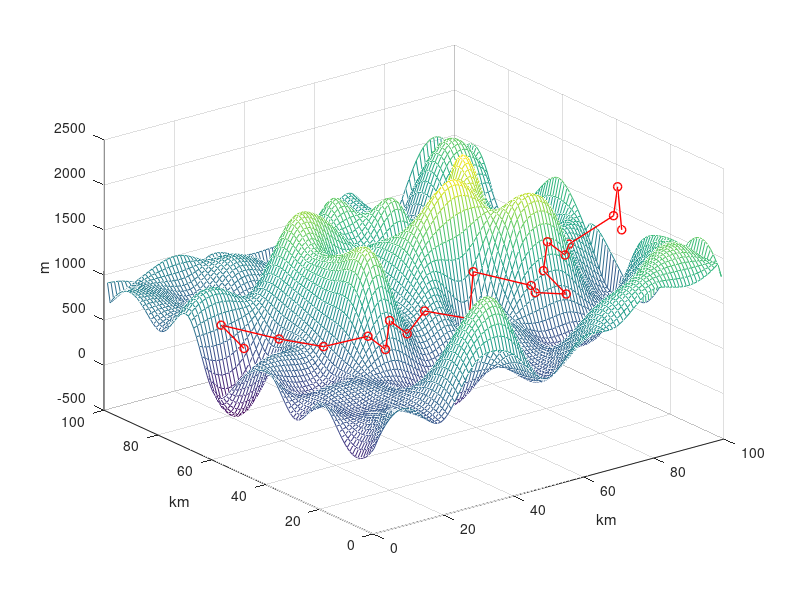

Here is the MATLAB script that generated this plot:
clc
clear

h=[1800 2200 1900 2400 2300 2100 2500 2400 2700 2600 2900
   1600 2000 2000 2600 2900 2000 2000 2500 2700 3000 2800
   2100 1900 2000 1900 1700 2000 2000 2000 2000 2500 2900
   1700 2000 2000 2000 1800 2000 2200 2000 2000 2000 2800
   2200 1800 2000 3100 2300 2400 1800 3100 3200 2300 2000
   1900 2100 2200 3000 2300 3000 3500 3100 2300 2600 2500
   1700 1400 2300 2900 2400 2800 1800 3500 2600 2000 3200
   2300 2500 2400 3100 3000 2600 3000 2300 3000 2500 2700
   2000 2200 2100 2000 2200 3000 2300 2500 2400 2000 2300
   2300 2200 2000 2300 2200 2200 2200 2500 2000 2800 2700
   2000 2300 2500 2200 2200 2000 2300 2600 2000 2500 2000];
h=h-1400;
[n,m]=size(h);

for i=3:n+2
    for j=3:n+2
        H(i,j)=h(i-2,j-2);
    end
end

H(3:m+2,2)=(290*H(3:m+2,3)-366*H(3:m+2,4)+198*H(3:m+2,5)-38*H(3:m+2,6))/84;
H(3:m+2,1)=(7211*H(3:m+2,3)-12813*H(3:m+2,4)+8403*H(3:m+2,5)-1919*H(3:m+2,6))/882;
H(3:m+2,n+3)=-(21*H(3:m+2,n-1)-101*H(3:m+2,n)+177*H(3:m+2,n+1)-135*H(3:m+2,n+2))/38;
H(3:m+2,n+4)=-(2079*H(3:m+2,n-1)-8403*H(3:m+2,n)+12013*H(3:m+2,n+1)-6411*H(3:m+2,n+2))/722;

H(2,:)=(290*H(3,:)-366*H(4,:)+198*H(5,:)-38*H(6,:))/84;
H(1,:)=(7211*H(3,:)-12813*H(4,:)+8403*H(5,:)-1919*H(6,:))/882;
H(n+3,:)=-(21*H(n-1,:)-101*H(n,:)+177*H(n+1,:)-135*H(n+2,:))/38;
H(n+4,:)=-(2079*H(n-1,:)-8403*H(n,:)+12013*H(n+1,:)-6411*H(n+2,:))/722;

%二维四次卷积插值
[n,m]=size(h);
D=[-21 59 -32 -48 61 -19
    63 -261 386 -222 15 19
    -63 366 -600 354 -57 0
    21 -164 6 156 -19 0
    0 0 240 0 0 0];
for i=1:10*(n-1)
    for j=1:10*(m-1)
        indexi=floor(i/10)+3;
        indexj=floor(j/10)+3;
        s=mod(i,10)*0.1;
        if j==100
            indexj=indexj-1;
        end
        if i==100
            indexi=indexi-1;
        end
%         if s==0
%             indexi=indexi-1;
%         end
        t=mod(j,10)*0.1;
%         if t==0
%             indexj=indexj-1;
%         end
        S=[s^4,s^3,s^2,s 1];
        T=[t^4,t^3,t^2,t,1];
        C=[H(indexi-2,indexj-2) H(indexi-2,indexj-1) H(indexi-2,indexj) H(indexi-2,indexj+1) H(indexi-2,indexj+2) H(indexi-2,indexj+3)
           H(indexi-1,indexj-2) H(indexi-1,indexj-1) H(indexi-1,indexj) H(indexi-1,indexj+1) H(indexi-1,indexj+2) H(indexi-1,indexj+3)
           H(indexi  ,indexj-2) H(indexi  ,indexj-1) H(indexi  ,indexj) H(indexi  ,indexj+1) H(indexi  ,indexj+2) H(indexi  ,indexj+3)
           H(indexi+1,indexj-2) H(indexi+1,indexj-1) H(indexi+1,indexj) H(indexi+1,indexj+1) H(indexi+1,indexj+2) H(indexi+1,indexj+3)
           H(indexi+2,indexj-2) H(indexi+2,indexj-1) H(indexi+2,indexj) H(indexi+2,indexj+1) H(indexi+2,indexj+2) H(indexi+2,indexj+3)
           H(indexi+3,indexj-2) H(indexi+3,indexj-1) H(indexi+3,indexj) H(indexi+3,indexj+1) H(indexi+3,indexj+2) H(indexi+3,indexj+3)];
        HH(i,j)=S*D*C*D'*T'/57600;
    end
end

[n,m]=size(HH);
x=1:n;
y=1:m
[xx,yy]=meshgrid(x,y);
mesh(xx,yy,HH)
xlabel('km')
ylabel('km')
zlabel('m')

a =[     50         600
          65         600
          50         600
          40         600
          30         800
          30         600
          35         800
          35         600
          35         800
          25         800
          30        1200
          15        1200
          20        1000
          15        1000
          30        1000
          35        1200
          35        1000
          40        1000
          30        1400
          35        1600
          40        1000];
      b=[0     5    10    15    20    25    30    35    40    45    50    55    60    65    70 75    80    85    90    95   100];
       
      hold on
      plot3(b',a(:,1)-2,a(:,2)+300,'r-o','linewidth',1)